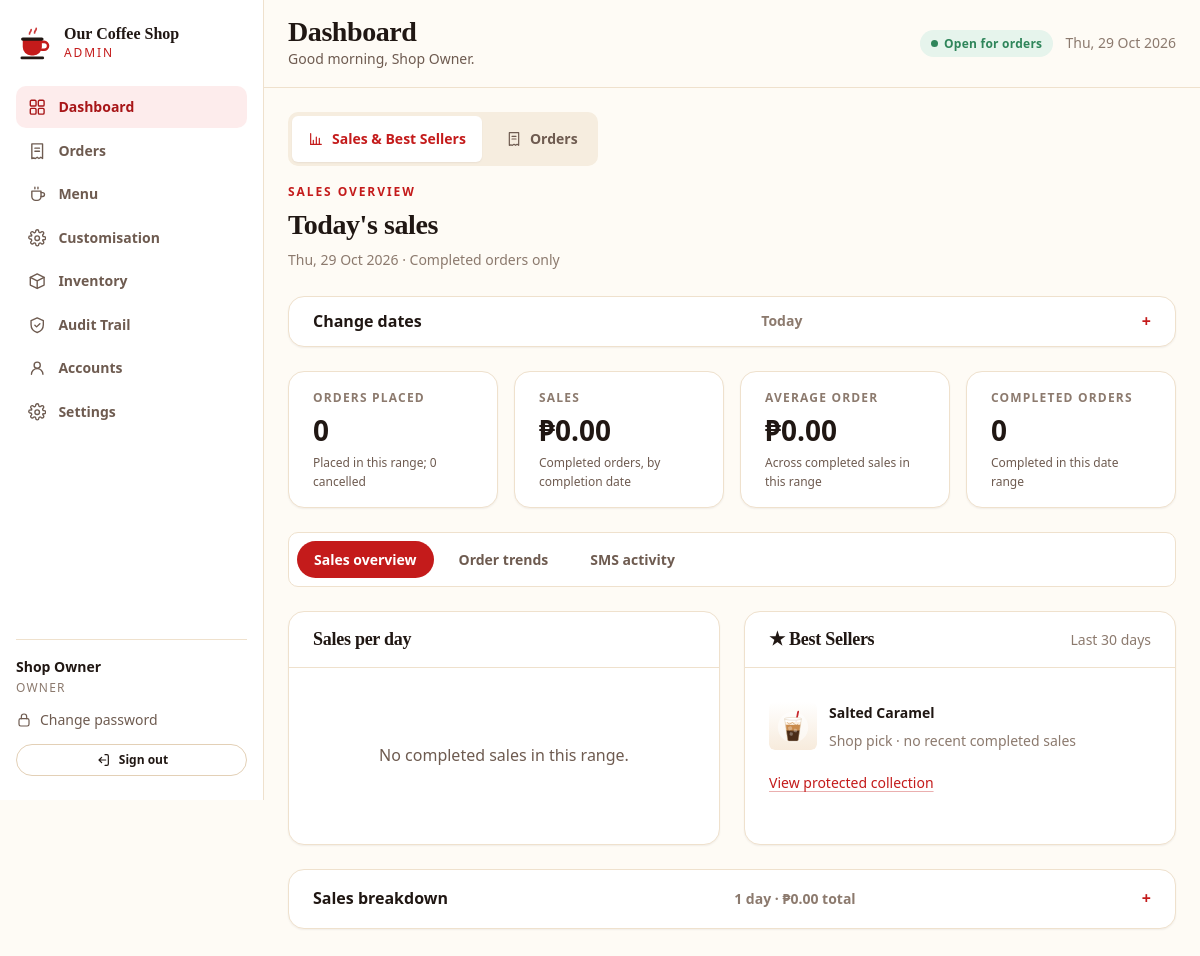
Page /admin-site/index.php (signed in) on the earlier database version.
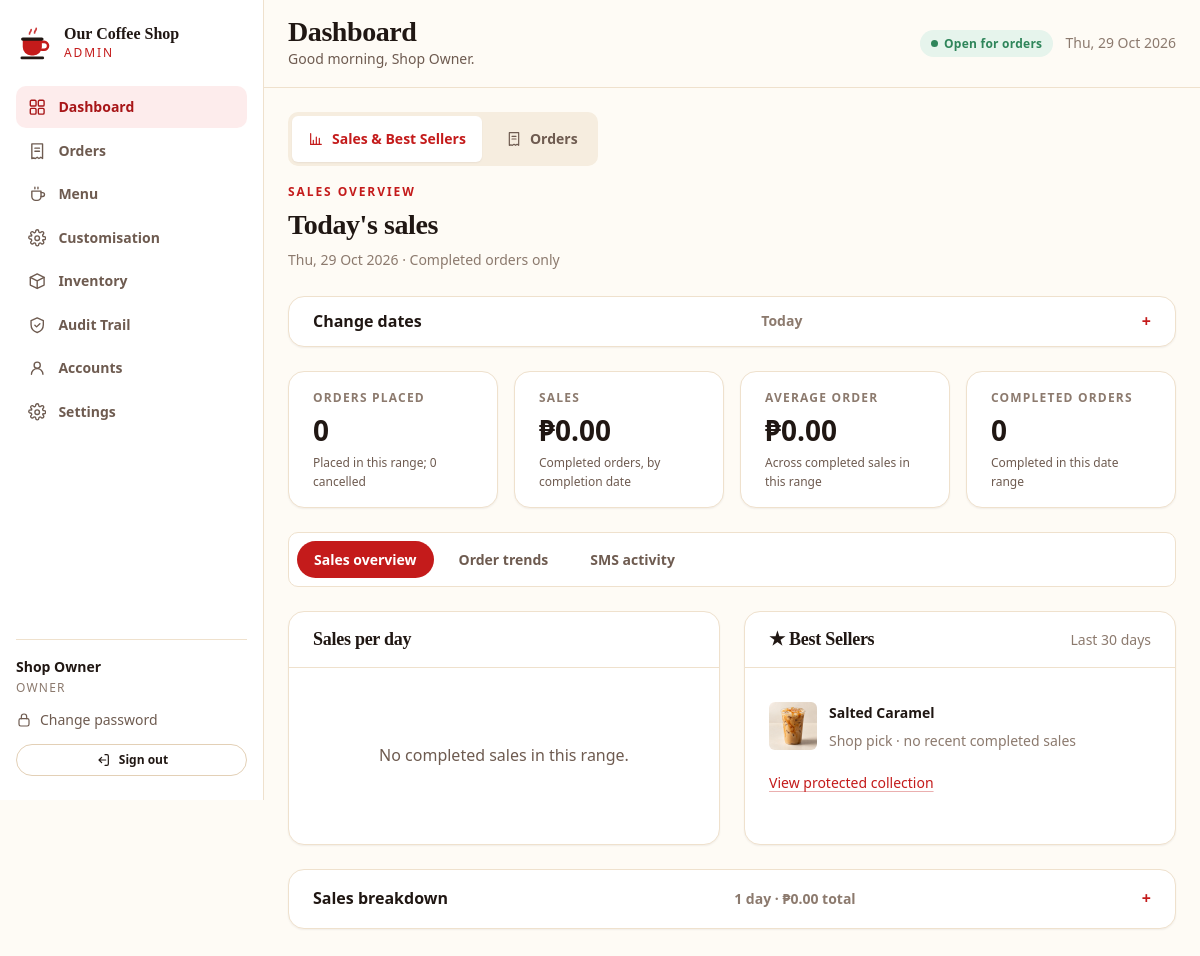
Same page on the later database version.
### tables this page shows
CREATE TABLE `products` (
  `id`            INT UNSIGNED NOT NULL AUTO_INCREMENT,
  `category_id`   INT UNSIGNED NOT NULL,
  `name`          VARCHAR(120) NOT NULL,
  `slug`          VARCHAR(140) NOT NULL,
  `description`   VARCHAR(400) NULL,
  `price`         DECIMAL(10,2) NOT NULL,
  `image_path`    VARCHAR(255) NULL,
  `is_available`  TINYINT(1)   NOT NULL DEFAULT 1,
  `is_featured`   TINYINT(1)   NOT NULL DEFAULT 0,
  `sort_order`    SMALLINT     NOT NULL DEFAULT 0,
  `created_at`    TIMESTAMP    NOT NULL DEFAULT CURRENT_TIMESTAMP,
  `updated_at`    TIMESTAMP    NOT NULL DEFAULT CURRENT_TIMESTAMP ON UPDATE CURRENT_TIMESTAMP,
  PRIMARY KEY (`id`),
  UNIQUE KEY `uq_product_slug` (`slug`),
  KEY `idx_product_category` (`category_id`),
  KEY `idx_product_available` (`is_available`),
  CONSTRAINT `fk_product_category` FOREIGN KEY (`category_id`)
    REFERENCES `categories` (`id`) ON DELETE CASCADE ON UPDATE CASCADE
);

### shared/reporting.php (called while the page is built, shortened)
<?php
require_once __DIR__ . '/db.php';
function report_date_range(string $from, string $to): array
{
    $today = new DateTimeImmutable('today');
    $parse = static function (string $value): ?DateTimeImmutable {
        $date = DateTimeImmutable::createFromFormat('!Y-m-d', $value);
        return $date && $date->format('Y-m-d') === $value ? $date : null;
    };
    $start = $parse($from) ?? $today;
    $end = $parse($to) ?? $today;
    $end = min($end, $today);
    $start = min($start, $end);
    $start = max($start, $end->modify('-365 days'));
    return [$start->format('Y-m-d'), $end->format('Y-m-d')];
}

### shared/db.php (called while the page is built, shortened)
<?php
function db(): PDO
{
    static $pdo = null;
    if ($pdo instanceof PDO) {
        return $pdo;
    }
    $dsn = sprintf(
        'mysql:host=%s;port=%d;dbname=%s;charset=%s',
        DB_HOST,
        DB_PORT,
        DB_NAME,
        DB_CHARSET
    );
    try {
        $pdo = new PDO($dsn, DB_USER, DB_PASS, [
            PDO::ATTR_ERRMODE            => PDO::ERRMODE_EXCEPTION,
            PDO::ATTR_DEFAULT_FETCH_MODE => PDO::FETCH_ASSOC,
            PDO::ATTR_EMULATE_PREPARES   => false,
            PDO::ATTR_STRINGIFY_FETCHES  => false,
        ]);
        $offset = (new DateTime('now', new DateTimeZone(date_default_timezone_get())))->format('P');
        $pdo->exec("SET time_zone = '" . $offset . "'");
    } catch (PDOException $e) {
        error_log('Database connection failed: ' . $e->getMessage());
        if (APP_DEBUG) {
            throw $e;
        }
        http_response_code(503);
        exit('The system is temporarily unavailable. Please try again in a moment.');
    }
    return $pdo;
}
function db_query(string $sql, array $params = []): PDOStatement
{
    $stmt = db()->prepare($sql);
    $stmt->execute($params);
    return $stmt;
}
function db_all(string $sql, array $params = []): array
{
    return db_query($sql, $params)->fetchAll();
}

### shared/menu-collections.php (called while the page is built, shortened)
<?php
require_once __DIR__ . '/db.php';
function menu_best_sellers(): array
{
    $rows = db_all("SELECT p.*, c.id AS category_id, c.name AS category_name, c.slug AS category_slug,
        sales.quantity AS sold_quantity
        FROM products p JOIN categories c ON c.id = p.category_id
        JOIN (SELECT oi.product_id, SUM(oi.quantity) AS quantity, SUM(oi.line_total) AS revenue
          FROM order_items oi JOIN orders o ON o.id = oi.order_id
          WHERE o.status = 'completed' AND COALESCE(o.completed_at, o.placed_at) >= ?
          AND COALESCE(o.completed_at, o.placed_at) < ? GROUP BY oi.product_id) sales ON sales.product_id = p.id
        WHERE p.is_available = 1 AND c.is_active = 1
        ORDER BY sales.quantity DESC, sales.revenue DESC, p.name ASC, p.id ASC LIMIT 5",
        [date('Y-m-d', strtotime('-29 days')) . ' 00:00:00', date('Y-m-d', strtotime('+1 day')) . ' 00:00:00']);
    $rows = db_all('SELECT p.*, c.id AS category_id, c.name AS category_name, c.slug AS category_slug,
        0 AS sold_quantity FROM products p JOIN categories c ON c.id = p.category_id
        WHERE p.is_available = 1 AND c.is_active = 1
        ORDER BY p.is_featured DESC, p.sort_order ASC, p.id ASC LIMIT 1');
    return ['products' => $rows, 'fallback' => true];
}

### shared/helpers.php (called while the page is built, shortened)
<?php
function e(?string $value): string
{
    return htmlspecialchars($value ?? '', ENT_QUOTES | ENT_SUBSTITUTE, 'UTF-8');
}
function asset_version(string $path): string
{
    static $stamps = [];
    if (!array_key_exists($path, $stamps)) {
        $full = APP_ROOT . '/assets/' . ltrim($path, '/');
        $time = is_file($full) ? filemtime($full) : false;
        $stamps[$path] = $time === false ? '' : (string) $time;
    }
    return $stamps[$path];
}

### admin-site/partials/analytics.php (the view, shortened to what the changed rows need)
<?php
require_once __DIR__ . '/../../shared/reporting.php';
require_once __DIR__ . '/../../shared/menu-collections.php';
$today = date('Y-m-d');
[$from, $to] = report_date_range(get_string('from'), get_string('to'));
$menuBest = menu_best_sellers();
?>
<header class="analytics-heading"><div><h2><?= $from === $today && $to === $today ? "Today's sales" : 'Sales for selected dates' ?></h2></div></header>
<div class="tabs" data-tabs>
  <div class="tabpanel chart-grid" role="tabpanel" id="tab-sales" aria-labelledby="tab-sales-tab">
  <section class="card">
    <div class="card-header">
      <h2>Sales per day</h2>
    </div>
  </section>
  <section class="card dashboard-best-card">
    <div class="card-header"><h2><span aria-hidden="true">&#9733;</span> Best Sellers</h2><span class="small subtle">Last 30 days</span></div>
    <div class="card-body">
      <ol class="dashboard-best-list" aria-label="Best Sellers collection">
        <?php foreach ($menuBest['products'] as $drink): ?>
          <li>
            <?php if (!empty($drink['image_path'])): ?><img src="<?= e(admin_picture($drink['image_path'])) ?>" alt="" width="48" height="48"><?php else: ?><span class="menu-thumb menu-thumb-empty" aria-hidden="true"><?= admin_icon('icon-cup') ?></span><?php endif; ?>
            <div><strong><?= e($drink['name']) ?></strong><p class="small subtle"><?= $menuBest['fallback'] ? 'Shop pick · no recent completed sales' : (int) $drink['sold_quantity'] . ' sold in completed orders' ?></p></div>
          </li>
        <?php endforeach; ?>
      </ol>
    </div>
  </section>
  </div>
</div>

Differences in the rows shown:
changed products "Salted Caramel": image_path: a different picture
